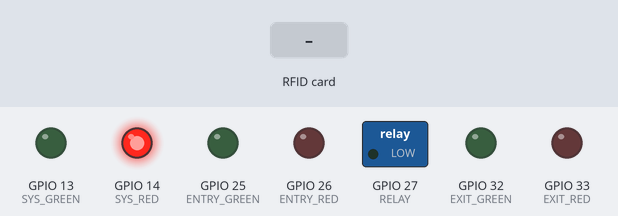
Bench run of a sketch on a simulated ESP32. On the bench: switched loads named in the sketch (green lamp = pin HIGH), output pins drawn as LEDs (lit = HIGH). The inputs (shaded band) are chosen by the test bench. WiFi joins after 1.5 s; servers stay silent unless stated; uploads are accepted with an empty reply.

Above: at 1.3 s.
1.4 s: RFID card 5E 7A 19 C4 held to the reader
At 2.9 s:
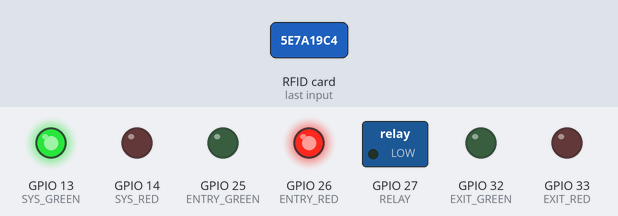
At 4.4 s:
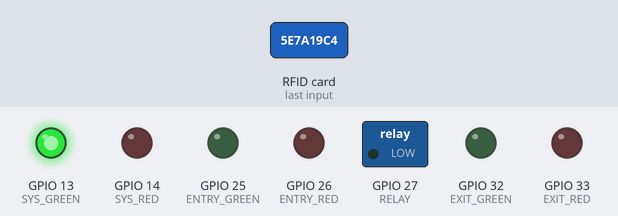
Timing chart, 0 to 5.9 s (numbered marks = the images above; inputs shaded):
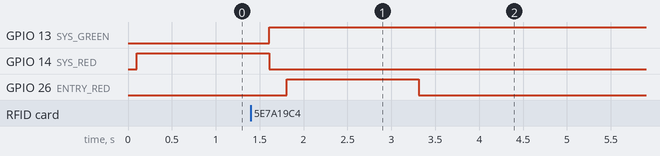

The sketch:

SmartGate_RFID_MQTT.ino
```cpp
/* Smart Gate - ESP32 + dual MFRC522 + MQTT + HTTPS. C++/Arduino. */
#include <WiFi.h>
#include <WiFiClientSecure.h>
#include <HTTPClient.h>
#include <PubSubClient.h>
#include <SPI.h>
#include <MFRC522.h>
#include <ArduinoJson.h>

const char* WIFI_SSID = "TP_link1";
const char* WIFI_PASSWORD = "Benq2877";
const char* BASE_URL = "https://gate.kunehobatumbakal.site";
const char* DEVICE_ID = "180503";
const char* DEVICE_KEY = "2jGpAbQGBVW9qJU89UQjDxNAjNMtj2q-JsuvL9dE8Ig";
const char* MQTT_HOST = "CHANGE_ME_MQTT_BROKER";
const uint16_t MQTT_PORT = 1883;

constexpr uint8_t SCK_PIN=18, MOSI_PIN=23, MISO_PIN=19, RST_PIN=22;
constexpr uint8_t ENTRY_SS=5, ENTRY_GREEN=25, ENTRY_RED=26;
constexpr uint8_t EXIT_SS=16, EXIT_GREEN=32, EXIT_RED=33;
constexpr uint8_t SYS_GREEN=13, SYS_RED=14, RELAY=27;
constexpr uint32_t GATE_MS=2500, LED_MS=1500, HEARTBEAT_MS=5000, COMMAND_POLL_MS=1000;
const char* FIRMWARE_VERSION = "61.0";
constexpr uint16_t COOLDOWN=650;
constexpr uint32_t HTTP_TIMEOUT_MS=5000, MQTT_RETRY_MS=5000;

MFRC522 entryReader(ENTRY_SS, RST_PIN);
MFRC522 exitReader(EXIT_SS, RST_PIN);
WiFiClientSecure tls;
WiFiClient mqttNet;
PubSubClient mqtt(mqttNet);

unsigned long gateUntil=0, entryLedUntil=0, exitLedUntil=0;
unsigned long lastEntryScan=0, lastExitScan=0, lastHeartbeat=0, lastCommandPoll=0, lastMqttAttempt=0;

String uid(MFRC522& reader) {
    String value;
    for (byte i=0; i<reader.uid.size; i++) {
        if (reader.uid.uidByte[i] < 16) value += '0';
        value += String(reader.uid.uidByte[i], HEX);
    }
    value.toUpperCase();
    return value;
}

void openGate() {
    digitalWrite(RELAY, HIGH);
    gateUntil = millis() + GATE_MS;
}

void setLeds(bool entryGate, bool approved) {
    uint8_t green = entryGate ? ENTRY_GREEN : EXIT_GREEN;
    uint8_t red = entryGate ? ENTRY_RED : EXIT_RED;
    digitalWrite(green, approved ? HIGH : LOW);
    digitalWrite(red, approved ? LOW : HIGH);
    if (entryGate) entryLedUntil = millis() + LED_MS;
    else exitLedUntil = millis() + LED_MS;
}

void ensureWiFi() {
    if (WiFi.status() == WL_CONNECTED) return;
    WiFi.disconnect();
    WiFi.begin(WIFI_SSID, WIFI_PASSWORD);
}

bool mqttEnabled() {
    return MQTT_HOST && String(MQTT_HOST).length() > 0 && String(MQTT_HOST) != "CHANGE_ME_MQTT_BROKER";
}

void mqttEvent(const String& reader, const String& value) {
    if (!mqttEnabled() || !mqtt.connected()) return;
    String topic = String("smartgate/") + DEVICE_ID + "/rfid/" + reader;
    String payload = String("{\"uid\":\"") + value + "\",\"reader\":\"" + reader + "\"}";
    mqtt.publish(topic.c_str(), payload.c_str());
}

bool authorize(const String& reader, const String& value) {
    tls.setInsecure();
    HTTPClient http;
    String url = String(BASE_URL) + "/api/esp32/rfid/scan";
    if (!http.begin(tls, url)) return false;
    http.setTimeout(HTTP_TIMEOUT_MS);
    http.addHeader("Content-Type", "application/x-www-form-urlencoded");
    http.addHeader("X-SmartGate-Device", DEVICE_KEY);
    String body = "device_id=" + String(DEVICE_ID) + "&rfid_uid=" + value + "&reader=" + reader;
    int code = http.POST(body);
    String response = http.getString();
    http.end();
    return code >= 200 && code < 300 && response.indexOf("\"gate_opened\":true") >= 0;
}

void completeCommand(const String& id) {
    tls.setInsecure();
    HTTPClient http;
    String url = String(BASE_URL) + "/api/esp32/gate/commands/" + id + "/complete";
    if (!http.begin(tls, url)) return;
    http.setTimeout(HTTP_TIMEOUT_MS);
    http.addHeader("X-SmartGate-Device", DEVICE_KEY);
    http.POST("");
    http.end();
}

void pollCommands() {
    tls.setInsecure();
    HTTPClient http;
    String url = String(BASE_URL) + "/api/esp32/gate/commands";
    if (!http.begin(tls, url)) return;
    http.setTimeout(HTTP_TIMEOUT_MS);
    http.addHeader("X-SmartGate-Device", DEVICE_KEY);
    const int code = http.GET();
    if (code >= 200 && code < 300) {
        const String body = http.getString();
        DynamicJsonDocument doc(8192);
        const DeserializationError error = deserializeJson(doc, body);
        if (!error) {
            JsonArray commands = doc["commands"].as<JsonArray>();
            for (JsonObject command : commands) {
                const String id = String((unsigned long)(command["id"] | 0));
                const String commandName = command["command"] | "";
                if (!id.length()) continue;

                if (commandName == "restart_device") {
                    completeCommand(id);
                    delay(100);
                    ESP.restart();
                }

                if (commandName == "open") {
                    const char* gate = command["payload"]["gate"] | "";
                    const bool entryGate = String(gate) == "entry";
                    const bool exitGate = String(gate) == "exit";
                    if (!entryGate && !exitGate) {
                        completeCommand(id);
                        continue;
                    }
                    openGate();
                    setLeds(entryGate, true);
                    completeCommand(id);
                }
            }
        }
    }
    http.end();
}

void heartbeat() {
    tls.setInsecure();
    HTTPClient http;
    String url = String(BASE_URL) + "/api/esp32/heartbeat";
    if (!http.begin(tls, url)) return;
    http.setTimeout(HTTP_TIMEOUT_MS);
    http.addHeader("Content-Type", "application/x-www-form-urlencoded");
    http.addHeader("X-SmartGate-Device", DEVICE_KEY);
    String ip = WiFi.localIP().toString();
    String mqttStatus = mqtt.connected() ? "online" : "offline";
    String body = String("device_id=") + DEVICE_ID + "&firmware_version=" + FIRMWARE_VERSION + "&ip_address=" + ip + "&mqtt_status=" + mqttStatus + "&wifi_rssi=" + String(WiFi.RSSI()) + "&free_heap=" + String(ESP.getFreeHeap()) + "&uptime_seconds=" + String(millis() / 1000UL) + "&wifi_status=" + (WiFi.status() == WL_CONNECTED ? "online" : "offline");
    http.POST(body);
    http.end();
}

void scanCard(const char* readerName, MFRC522& reader, bool entryGate, unsigned long& lastScan) {
    if (millis() - lastScan < COOLDOWN) return;
    if (!reader.PICC_IsNewCardPresent() || !reader.PICC_ReadCardSerial()) return;
    lastScan = millis();

    String value = uid(reader);
    mqttEvent(readerName, value);
    bool approved = authorize(readerName, value);
    setLeds(entryGate, approved);
    if (approved) openGate();

    reader.PICC_HaltA();
    reader.PCD_StopCrypto1();
}

void setup() {
    pinMode(ENTRY_GREEN, OUTPUT);
    pinMode(ENTRY_RED, OUTPUT);
    pinMode(EXIT_GREEN, OUTPUT);
    pinMode(EXIT_RED, OUTPUT);
    pinMode(SYS_GREEN, OUTPUT);
    pinMode(SYS_RED, OUTPUT);
    pinMode(RELAY, OUTPUT);
    digitalWrite(RELAY, LOW);

    SPI.begin(SCK_PIN, MISO_PIN, MOSI_PIN);
    entryReader.PCD_Init();
    exitReader.PCD_Init();
    entryReader.PCD_SetAntennaGain(MFRC522::RxGain_max);
    exitReader.PCD_SetAntennaGain(MFRC522::RxGain_max);

    WiFi.mode(WIFI_STA);
    WiFi.setAutoReconnect(true);
    WiFi.persistent(false);
    WiFi.begin(WIFI_SSID, WIFI_PASSWORD);
    tls.setInsecure();
    if (mqttEnabled()) mqtt.setServer(MQTT_HOST, MQTT_PORT);
}

void loop() {
    if (WiFi.status() != WL_CONNECTED) {
        digitalWrite(SYS_GREEN, LOW);
        digitalWrite(SYS_RED, HIGH);
        if (millis() - lastHeartbeat >= 5000) {
            lastHeartbeat = millis();
            ensureWiFi();
        }
        delay(50);
        return;
    }

    digitalWrite(SYS_GREEN, HIGH);
    digitalWrite(SYS_RED, LOW);

    if (mqttEnabled()) {
        if (!mqtt.connected() && millis() - lastMqttAttempt >= MQTT_RETRY_MS) {
            lastMqttAttempt = millis();
            mqtt.connect((String("smartgate-") + DEVICE_ID).c_str());
        }
        mqtt.loop();
    }

    scanCard("entry", entryReader, true, lastEntryScan);
    scanCard("exit", exitReader, false, lastExitScan);

    if (millis() - lastHeartbeat >= HEARTBEAT_MS) {
        lastHeartbeat = millis();
        heartbeat();
    }

    if (millis() - lastCommandPoll >= COMMAND_POLL_MS) {
        lastCommandPoll = millis();
        pollCommands();
    }

    if (gateUntil && millis() >= gateUntil) {
        digitalWrite(RELAY, LOW);
        gateUntil = 0;
    }

    if (entryLedUntil && millis() >= entryLedUntil) {
        digitalWrite(ENTRY_GREEN, LOW);
        digitalWrite(ENTRY_RED, LOW);
        entryLedUntil = 0;
    }

    if (exitLedUntil && millis() >= exitLedUntil) {
        digitalWrite(EXIT_GREEN, LOW);
        digitalWrite(EXIT_RED, LOW);
        exitLedUntil = 0;
    }

    delay(5);
}
```

Measured:
- after the input at 1.4 s, GPIO 26 (ENTRY_RED): LOW → HIGH after 0.41 s, → LOW 1.5 s later
